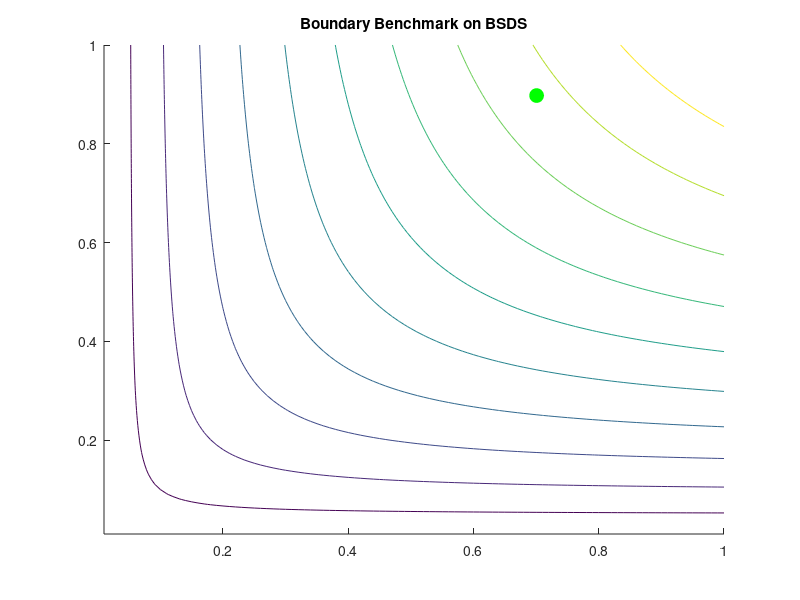

Reproduce this figure in MATLAB. (Note: this script raises an error after producing the figure.)
function Plotisofig()
%clear all;close all;clc;

title('Boundary Benchmark on BSDS');
hold on;

plot(0.700762,0.897659,'go','MarkerFaceColor','g','MarkerEdgeColor','g','MarkerSize',10);
% isoF lines
[p,r] = meshgrid(0.01:0.01:1,0.01:0.01:1);
F=2*p.*r./(p+r);
[C,h] = contour(p,r,F);
hasbehavior(h,'legend',false);
hold off

% colormap green
map=zeros(256,3); map(:,1)=0; map(:,2)=1; map(:,3)=0; colormap(map);

box on;
grid on;
set(gca,'XTick',0:0.1:1);
set(gca,'YTick',0:0.1:1);
set(gca,'XGrid','on');
set(gca,'YGrid','on');
xlabel('Recall');
ylabel('Precision');
title('');
axis square;
axis([0 1 0 1]);


%legend('Human','Location','NorthEast')